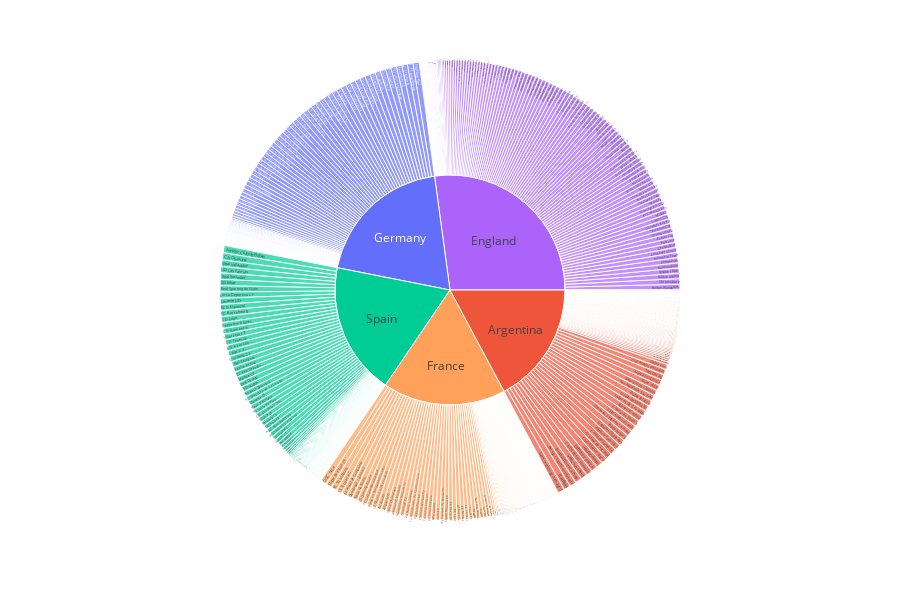

Here is the notebook cell this chart was saved with:
### Markdown cell above
(Q8.2) Distribution of clubs in the top 5 countries with the most FIFA 18 players

>Size of each club is determined by the total Overall stats of all players in that club

### Code cell
# Create temporary DataFrame
df = player_clean_df.loc[player_clean_df['Nationality'].isin(['England', 'Germany', 'Spain', 'France', 'Argentina'])]

# Plot sunburts chart
fig = px.sunburst(df, path=['Nationality', 'Club'], values='Overall', color='Nationality', height=600)
fig.show()

### Figure 1 — Plotly figure (JSON) as saved in the notebook; plotly's stock layout.template omitted (floating-point values rounded to 4 significant figures; data arrays with more than 128 entries replaced by an {"elided": "..."} marker saying what was removed)
{"data": [{"branchvalues": "total", "customdata": {"elided": "785x1 str values"}, "domain": {"x": [0, 1], "y": [0, 1]}, "hovertemplate": "labels=%{label}<br>Overall=%{value}<br>parent=%{parent}<br>id=%{id}<br>Nationality=%{customdata[0]}<extra></extra>", "ids": {"elided": "785 str values"}, "labels": {"elided": "785 str values"}, "marker": {"colors": {"elided": "785 str values"}}, "name": "", "parents": {"elided": "785 str values"}, "type": "sunburst", "values": {"elided": "785 int values"}}], "layout": {"height": 600, "legend": {"tracegroupgap": 0}, "margin": {"t": 60}}}
